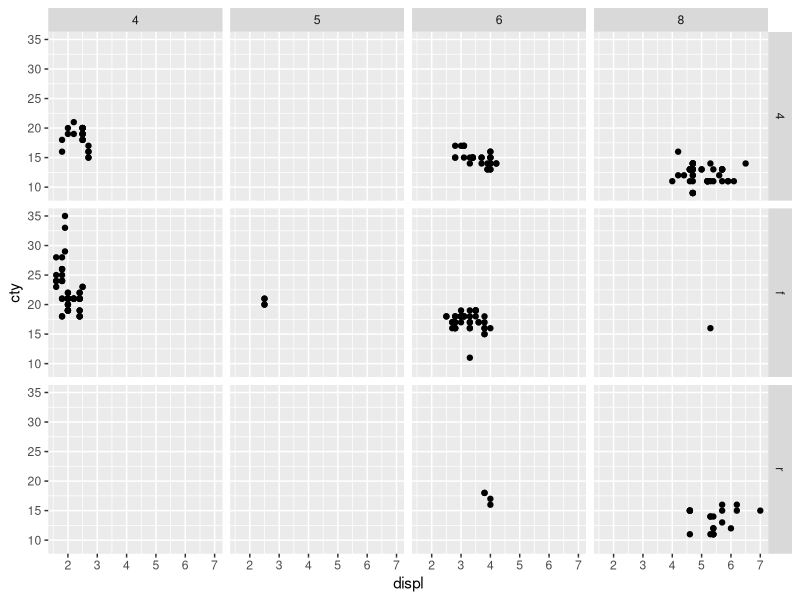
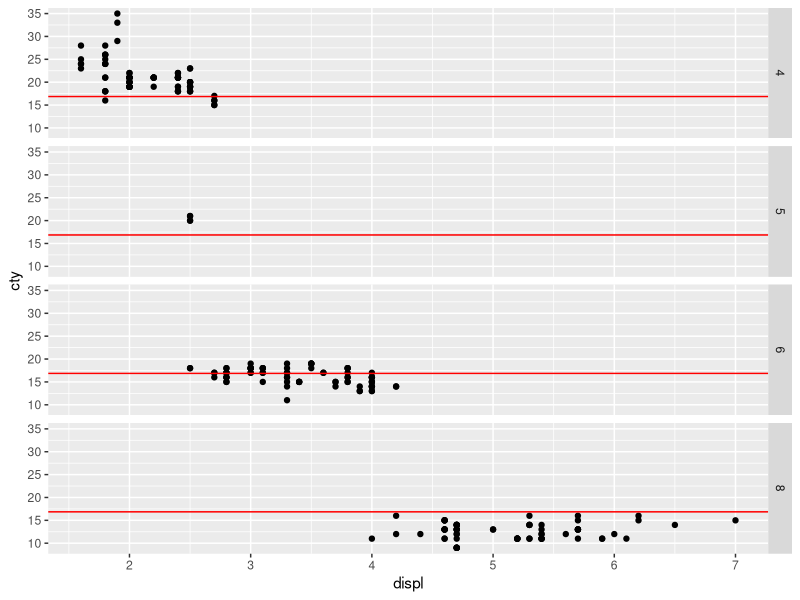
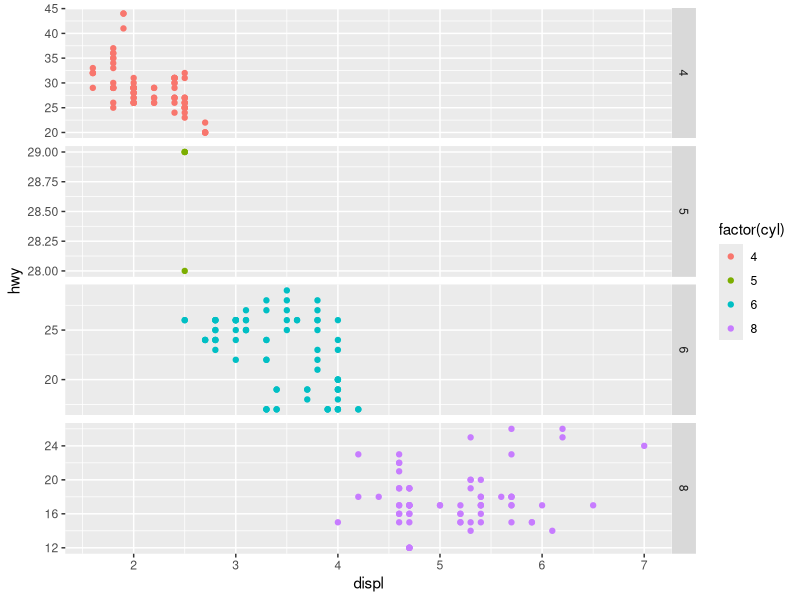
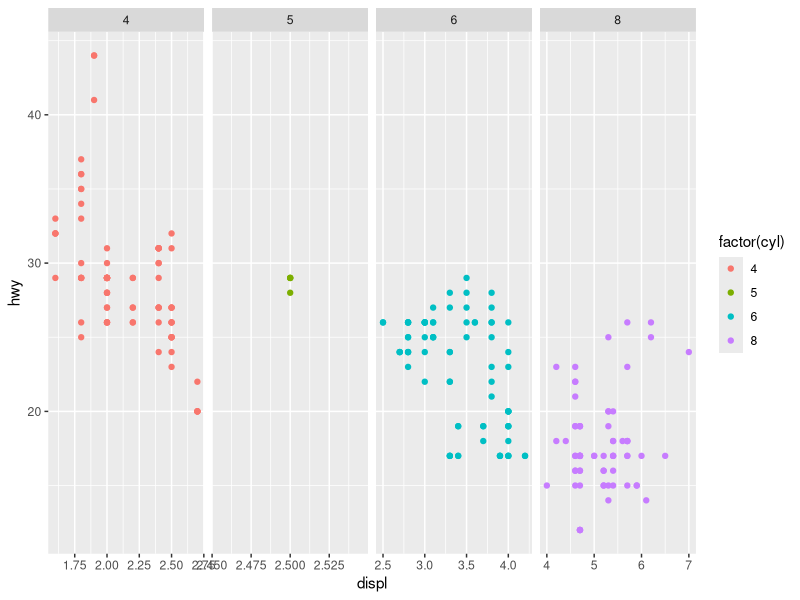
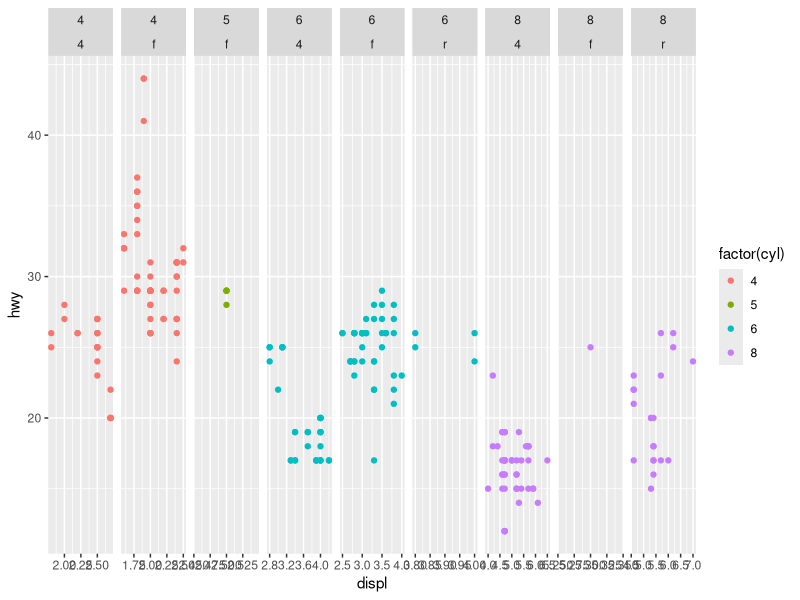
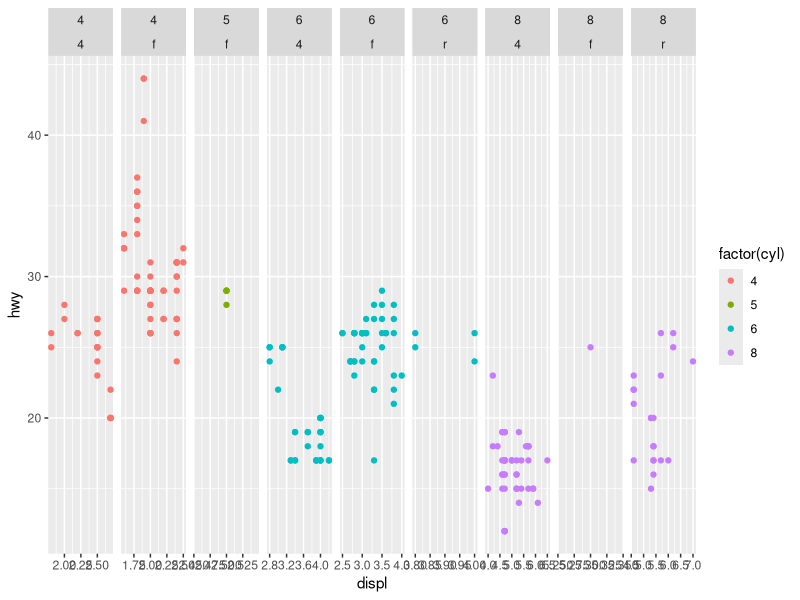
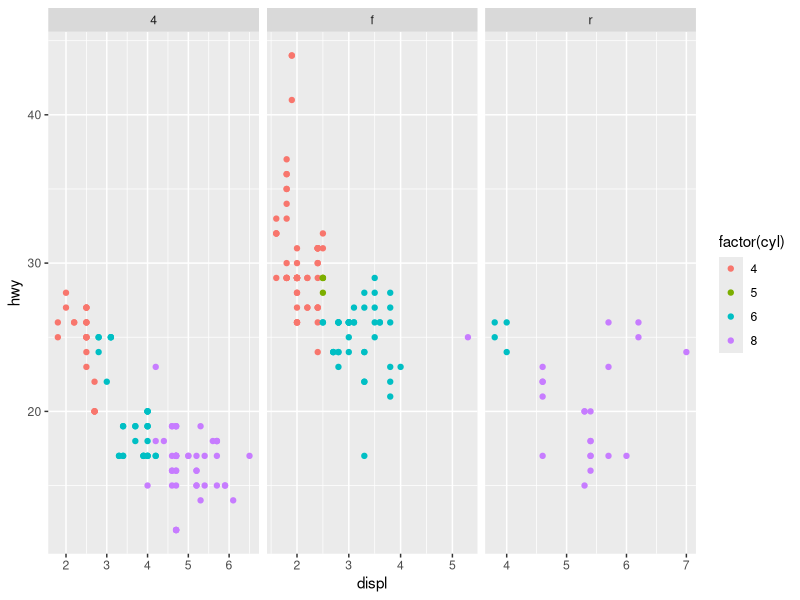
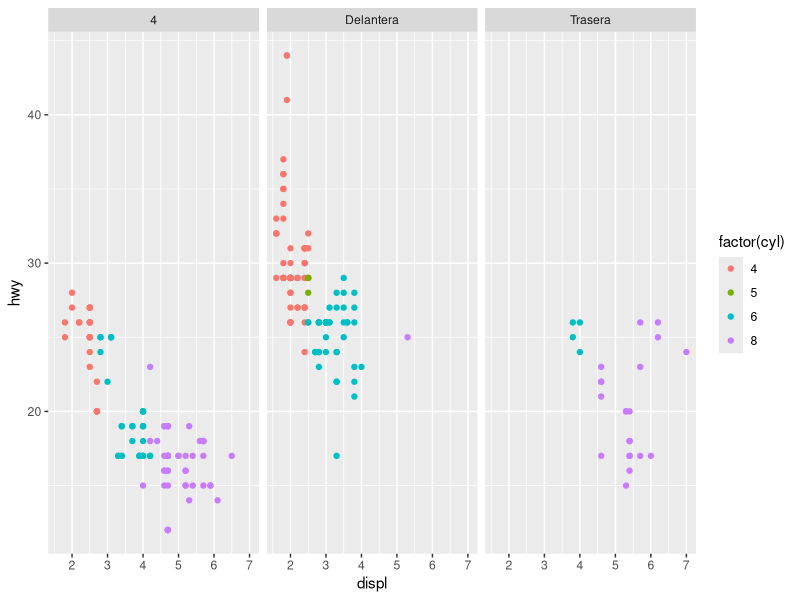

Write R code to recreate these figures, in order.
#PEQUE�OS M�LTIPLES 
######################################################
#En este laboratorio veremos
#Facet_grid
#Facet_wrap
#######################################################
#Conocidos tambi�n como diagramas Trellis o "faceting"   la idea clave es dividir 
#los datos en partes de acuerdo con una o m�s dimensiones de datos, visualizar 
#cada segmento de datos por separado y luego organizar las visualizaciones
#individuales en una cuadr�cula. Las columnas, filas o paneles individuales
#de la cuadr�cula est�n etiquetados por los valores de las dimensiones de los 
#datos que definen los segmentos de datos
#################################################################
#FACET_GRID 
#################################################################
#Facet grid es un opcion de ggplot2 en la cual los gr�ficos estan organizados en una cuadr�cula.
#Eso resulta ser muy �til para la producci�n de un gr�fico por cada par de variable discreta; 
#o sea, cada grupo producir� un gr�fico de acuerdo a su categor�a. 

#La sintaxis de la sentencia es : 
#facet_grid(  rows = NULL,  cols = NULL,  scales = "fixed | free",  space = "fixed",  shrink = TRUE,
#labeller = "label_value",  as.table = TRUE,  switch = NULL, drop = TRUE,   margins = FALSE,
#facets = NULL )

rm(list=ls())
require(ggplot2)
data(mpg)
names(mpg)
#Veamos un ejemplo sobre la base mpg,en el cual las  filas = tipo de transmisi�n ( 3 nivele) y
#col=# cyl ( 4 nivels)
#en otras palabras dividiremos la data en 12 partes de acuerdo a las variable y
#graficamos el consumo en ciudad (cty) en funci�n de la capacidad del motor(disp)
# La funci�n vars es una forma de llamar a select de dplyr
ggplot(mpg, aes(x=displ, y=cty)) + 
  geom_point()+
  facet_grid(rows = vars(drv))+
  facet_grid(cols = vars(cyl))+
  facet_grid(vars(drv), vars(cyl))

#Muchas veces nos interesa comparar  cada grupo con respecto a un valor,por ejemplo 
#la media de todos los grupos. Esto lo podemos hacer con trazado de lineas horizontales o 
#verticales dependiendo de la  distribuci�n del gr�fico

f <- data.frame(displ = mean(mpg$displ), cty = mean(mpg$cty))
ggplot(mpg, aes(displ, cty)) + 
  geom_point()+
  facet_grid(rows = vars(cyl)) +
  geom_hline(yintercept=f$cty , color="red")

#En general debemos tratar de que las escalas de todos los gr�ficos sean iguales 
#Esto facilita la comparaci�n , sin embargo, es posible que no todas los rangos  de valores 
#coincidan, por ejemplo para un grupo son muy grandes y para otro grupo muy peque�as 
#y para los grupos no es la misma. En ese caso pueden aparece  grandes
#espacios vac�os. 
#Para evitar esto podemos usar el argumento scales (fixed o free)
#En este caso obviamente el consumo de gas es  diferente para cada grupo de cyl 
ggplot(data=mpg, aes(x=displ, y=hwy, colour = factor(cyl))) +
  geom_point()+
  facet_grid(vars(cyl), scales = "free")



#Otra forma de indicar la relaci�n de filas y columnas a un facet_grid es mediante una f�rmula
# ~ se lee asi: "Como distribuye de acuerdo a cyl"
ggplot(data=mpg, aes(x=displ, y=hwy, colour = factor(cyl))) +
  geom_point()+
  facet_grid(~ cyl, scales = "free")

#Si hay mas de 2 variables tipo factor 
ggplot(data=mpg, aes(x=displ, y=hwy, colour = factor(cyl))) +
  geom_point()+
  facet_grid(~ cyl + drv , scales = "free")



#Cuando tenemos variable discretas es importante presentar el valor de la variable
#al margen, esto lo hacemos con el argumento margins.
#Los m�rgenes son facetas adicionales que contienen todos los datos para cada uno
#de los posibles valores de las variables de facetas. Si es FALSE, no se incluyen
#facetas adicionales (el valor predeterminado).
#Si es TRUE, los m�rgenes se incluyen para todas las variables de facetado. 


ggplot(data=mpg, aes(x=displ, y=hwy, colour = factor(cyl))) +
  geom_point()+
  facet_grid(~ cyl + drv , margins= FALSE, scales = "free")



#Como indicamos en la parte te�rica, no hace falta etiquetar las partes, pero de ser necesario
#puede recurrir a labeller. 


ggplot(data=mpg, aes(x=displ, y=hwy, colour = factor(cyl))) +
  geom_point()+
  facet_grid(~ drv ,  scales = "free")


#Pero tambi�n podemos poner un t�tulo m�s explicativo 
#Pero el valor de 4 no es nombre de variable v�lida, tenemos que cambiarlo en este caso 
mpg[mpg$drv == "4x4" ,7] = "x4"

transmision <- c(
  f = "Delantera",
  r = "Trasera",
  x4 ="4X4",
  cyl="cilindros"
)


ggplot(data=mpg, aes(x=displ, y=hwy, colour = factor(cyl))) +
  geom_point()+
  facet_grid(~ drv , labeller = labeller( drv = transmision))




#################################################################
#FACET_WRAPS 
#################################################################
#Vs y am tienen 2 posibles valores cada uno, y gear 3 posibles valores, 
#adem�s facet_grid realiza un gr�fico adicional con todos los valores 
#de cada variable, por lo tanto este c�digo presenta 3*3*3 +1 = 28 m�ltiples,
#aun cuando algunos  est�n vac�os. Facet_wrap evita dibujar esto bloques vac�os
#Comparemos las dos visualizaciones siguientes
ggplot(mtcars, aes(mpg, wt)) +
  geom_point() +
  facet_grid(vars(vs,am,gear))+
  ggtitle("Facet_grid, Horrible Gr�fico")

#Este gr�fico ya esta mejor,pero  los t�tulos de cada columna no son entendibles
ggplot(mtcars, aes(mpg, wt)) +
  geom_point() +
  facet_wrap(vars(vs,am,gear))+
  ggtitle("Facet_wrap,  pero t�tulos no entendibles")

# Uso de  `labeller` para control de como se imprimen etiquetas
ggplot(mpg, aes(displ, hwy, colour=class)) +
  geom_point() +
  facet_wrap(vars(cyl, drv), labeller = "label_both")+
  ggtitle("Facet_wrap,  Etiquetas = Nombres de columna")


ggplot(mpg, aes(displ, hwy, colour=class)) +
  geom_point() +
  facet_wrap(vars(cyl, drv), labeller = labeller( drv = transmision))+
  ggtitle("Mejor ")



# Dependiendo de donde se publicar� la informaci�n es posible que desee definir 
#la cantidad de filas, para que el gr�fico no sea tan ancho 
ggplot(mpg, aes(displ, hwy, colour=class)) + geom_point()+
  facet_wrap(vars(class), nrow = 4)

# Para cambiar el orden en el que aparecen los paneles, cambiar los niveles
# del factor subyacente.
mpg$class2 <- reorder(x=mpg$class,X=mpg$hwy)

ggplot(mpg, aes(displ, hwy, colour=class)) +
  geom_point() +
  facet_wrap(vars(class2))

